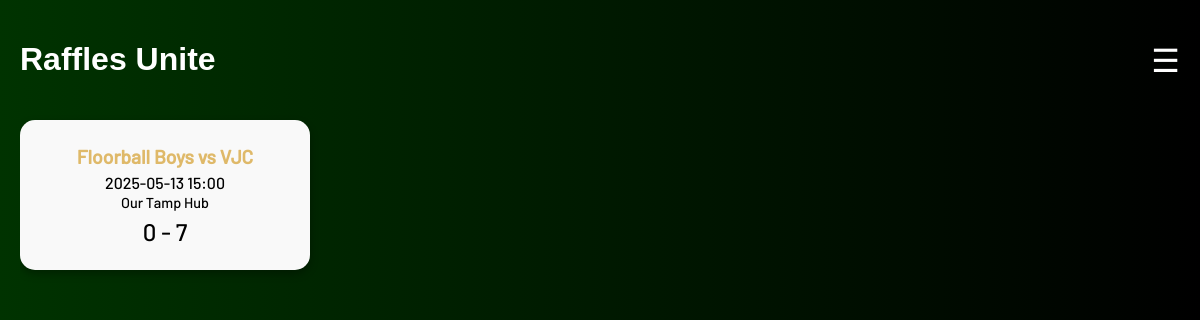
Page /cca/1b on the earlier database version.
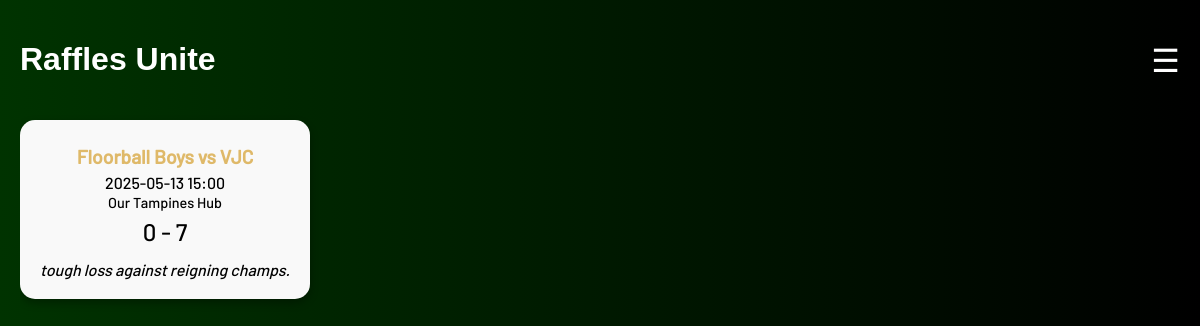
Same page on the later database version.
### tables this page shows
CREATE TABLE "Posts" (
	"ccaid"	TEXT,
	"postid"	TEXT,
	"ccaname"	TEXT,
	"opp"	TEXT,
	"date"	TEXT,
	"time"	TEXT,
	"venue"	TEXT,
	"riscore"	INTEGER,
	"opscore"	INTEGER,
	"result"	TEXT,
	"vid"	TEXT,
	"caption"	TEXT,
	PRIMARY KEY("postid"),
	FOREIGN KEY("ccaid") REFERENCES "Accounts"("ccaid")
);

### app.py (the view)
@app.route('/cca/<ccaid>')
def cca_page(ccaid):
    posts = get_post_by_ccaid(ccaid)
    return render_template('cca.html', posts=posts)

### db.py (called while the page is built)
def get_post_by_ccaid(ccaid):#returns posts by a cca
    conn = sqlite3.connect("unite.db")
    cursor = conn.cursor()
    cursor.execute("""
        SELECT ccaname, opp, date, time, venue, riscore, opscore, vid, caption
        FROM Posts
        WHERE ccaid = ?
        ORDER BY date ASC, time ASC
    """, (ccaid,))
    posts = cursor.fetchall()
    conn.close()
    return posts

### templates/cca.html (shortened to what this page needs)
<!DOCTYPE html>
<html lang="en">
<head>
    <link rel="stylesheet" href="{{ url_for('static', filename='styles.css') }}">
</head>
<body>
    <div class="header">
        <h1>Raffles Unite</h1>
        <div class="dropdown">
            <div class="dropdown-button">☰</div>
        </div>
    </div>
    <div class="scroll-container">
        {% for game in posts %}
            <div class="card">
                <div class="matchup">{{ game[0] }} vs {{ game[1] }}</div>
                <div>{{ game[2] }} {{ game[3] }}</div>
                <div class="venue">{{ game[4] }}</div>
                <div class="score">{{ game[5] }} - {{ game[6] }}</div>
                {% if game[8] %}
                    <div style="margin-top: 10px;"><em>{{ game[8] }}</em></div>
                {% endif %}
            </div>
        {% endfor %}
    </div>
</body>
</html>

Differences in the rows shown:
changed Posts "Floorball Boys": venue "Our Tamp Hub" → "Our Tampines Hub"; caption (not shown) → "tough loss against reigning champs."
